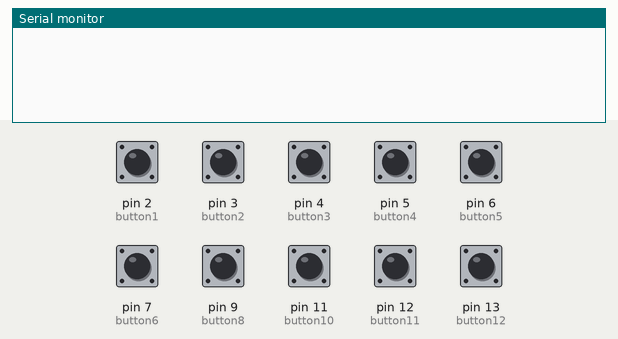
Recording of a sketch running on a simulated Arduino Uno, built with avr-gcc and run on an emulated ATmega328P. Shown: the last lines printed to the serial monitor. The inputs (shaded band) are chosen by the test bench; at power-on: pin 2 (button1), pin 3 (button2), pin 4 (button3), pin 5 (button4), pin 6 (button5), pin 7 (button6), pin 9 (button8), pin 11 (button10), pin 12 (button11), pin 13 (button12) LOW.

Above: at 1.2 s.
1.3 s: pin 2 (button1) pulled HIGH for 0.15 s
At 2.1 s:
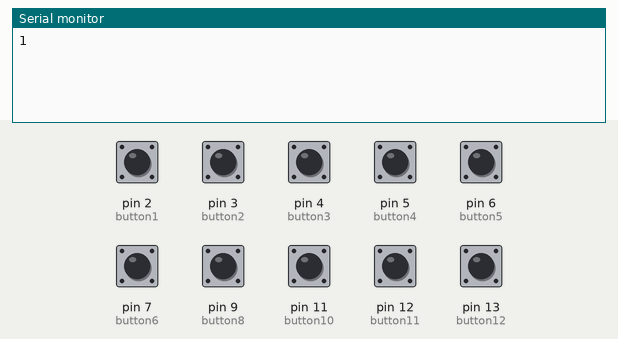
2.9 s: pin 3 (button2) pulled HIGH for 1 s
At 3.6 s:
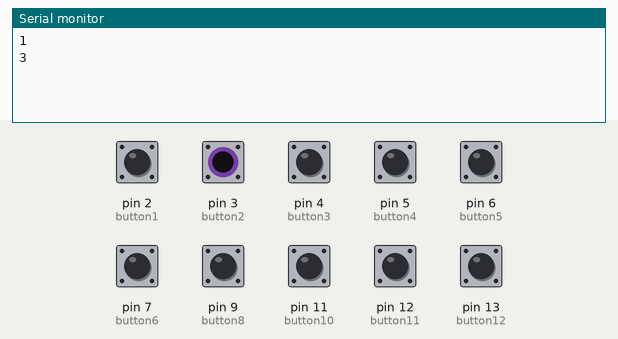
5.4 s: pin 4 (button3) pulled HIGH for 0.15 s
At 6.4 s:
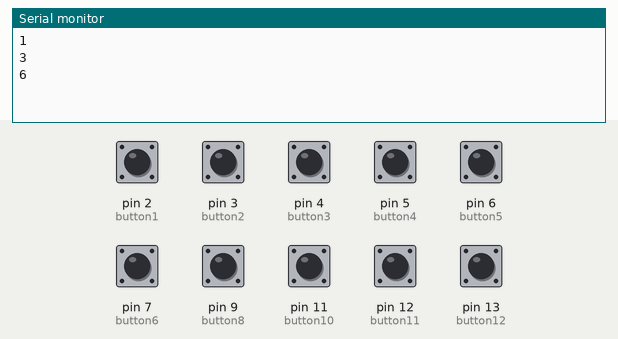
7.0 s: pin 5 (button4) pulled HIGH for 1 s
At 7.9 s:
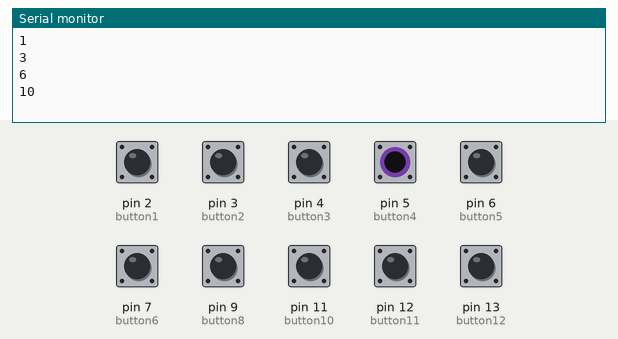
9.5 s: pin 6 (button5) pulled HIGH for 0.15 s
At 10.7 s:
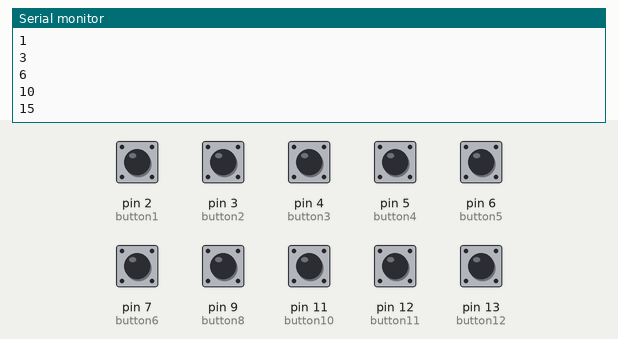
11.1 s: pin 7 (button6) pulled HIGH for 1 s
At 12.3 s:
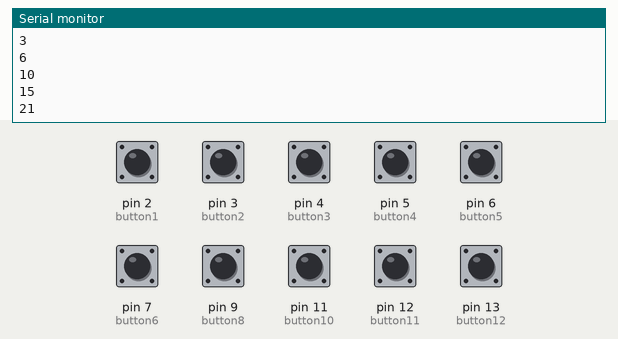
Timing chart, 0 to 14.1 s (numbered marks = the images above; inputs shaded):
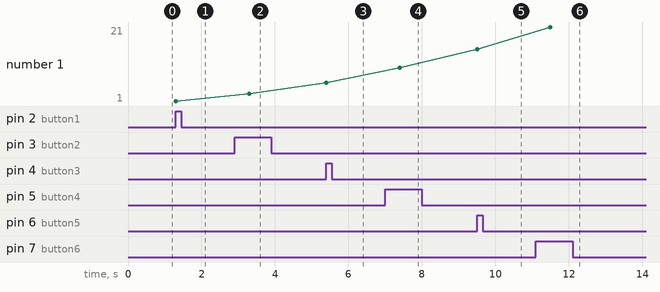

Measured:
- after the input at 1.3 s, the serial monitor: prints a new line at once (image 1)
- after the input at 2.9 s, the serial monitor: prints a new line after 0.40 s (image 2)
- after the input at 5.4 s, the serial monitor: prints a new line at once (image 3)
- after the input at 7.0 s, the serial monitor: prints a new line after 0.40 s (image 4)
- after the input at 9.5 s, the serial monitor: prints a new line at once (image 5)
- after the input at 11.1 s, the serial monitor: prints a new line after 0.40 s (image 6)
- plotted number 1: 1 → 3 after the input at 2.9 s, 3 → 6 after the input at 5.4 s, 6 → 10 after the input at 7.0 s, 10 → 15 after the input at 9.5 s, 15 → 21 after the input at 11.1 s

The sketch:

digital_cricket_2.0.ino
```cpp
int button1=2; //button for batsman consider b1
int button2=3; //button for batsman consider b2
int button3=4; //button for batsman consider b3
int button4=5; //button for batsman consider b4
int button5=6; //button for batsman consider b5
int button6=7; //button for batsman consider b6
int button7=8; //button for bowler consider b1
int button8=9; //button for bowler consider b2
int button9=10; //button for bowler consider b3
int button10=11; //button for bowler consider b4
int button11=12; //button for bowler consider b5
int button12=13; //button for bowler consider b6
int a=0; //runs per button
int sum=0;//total runs
int wickets = 0;//Wickets
void setup()
{
  pinMode(button1,INPUT);
  pinMode(button2,INPUT);
  pinMode(button3,INPUT);
  pinMode(button4,INPUT);
  pinMode(button5,INPUT);
  pinMode(button6,INPUT);
  pinMode(button7,INPUT);
  pinMode(button8,INPUT);
  pinMode(button9,INPUT);
  pinMode(button10,INPUT);
  pinMode(button11,INPUT);
  pinMode(button12,INPUT);
  Serial.begin(9600);

}


void loop()
{
  while (wickets<10)
  {
  if ((digitalRead(button1)==HIGH and digitalRead(button7)== HIGH) or ((digitalRead(button2) == HIGH and digitalRead(button8)== HIGH)) or ((digitalRead(button3) == HIGH and digitalRead(button9)== HIGH)) or ((digitalRead(button4) == HIGH and digitalRead(button10)== HIGH)) or ((digitalRead(button5) == HIGH and digitalRead(button11)== HIGH)) or ((digitalRead(button6) == HIGH and digitalRead(button12)== HIGH)))
  {
    Serial.write("OUT!");
    delay(2000);
    wickets = wickets+1;
    sum=a;
    Serial.println(sum);
    a = 0;
  }
  else
  {
    if (digitalRead(button1)== HIGH)
    {
      a = a+1;
      Serial.println(a);
      delay(2000);
    }
    else if (digitalRead(button2) == HIGH)
    {
      a = a+2;
      Serial.println(a);
      delay(2000);
    }
    else if (digitalRead(button3)== HIGH)
    {
      a = a+3;
      Serial.println(a);
      delay(2000);
    }
    else if (digitalRead(button4)== HIGH)
    {
      a = a+4;
      Serial.println(a);
      delay(2000);
    }
    else if (digitalRead(button5)== HIGH)
    {
      a = a+5;
      Serial.println(a);
      delay(2000);
    }
    else if (digitalRead(button6)== HIGH)
    {
      a = a+6;
      Serial.println(a);
      delay(2000);
    }
  }
  }
  if (wickets == 3)
  {
    exit("Thank You For Playing");
  }
}
```
